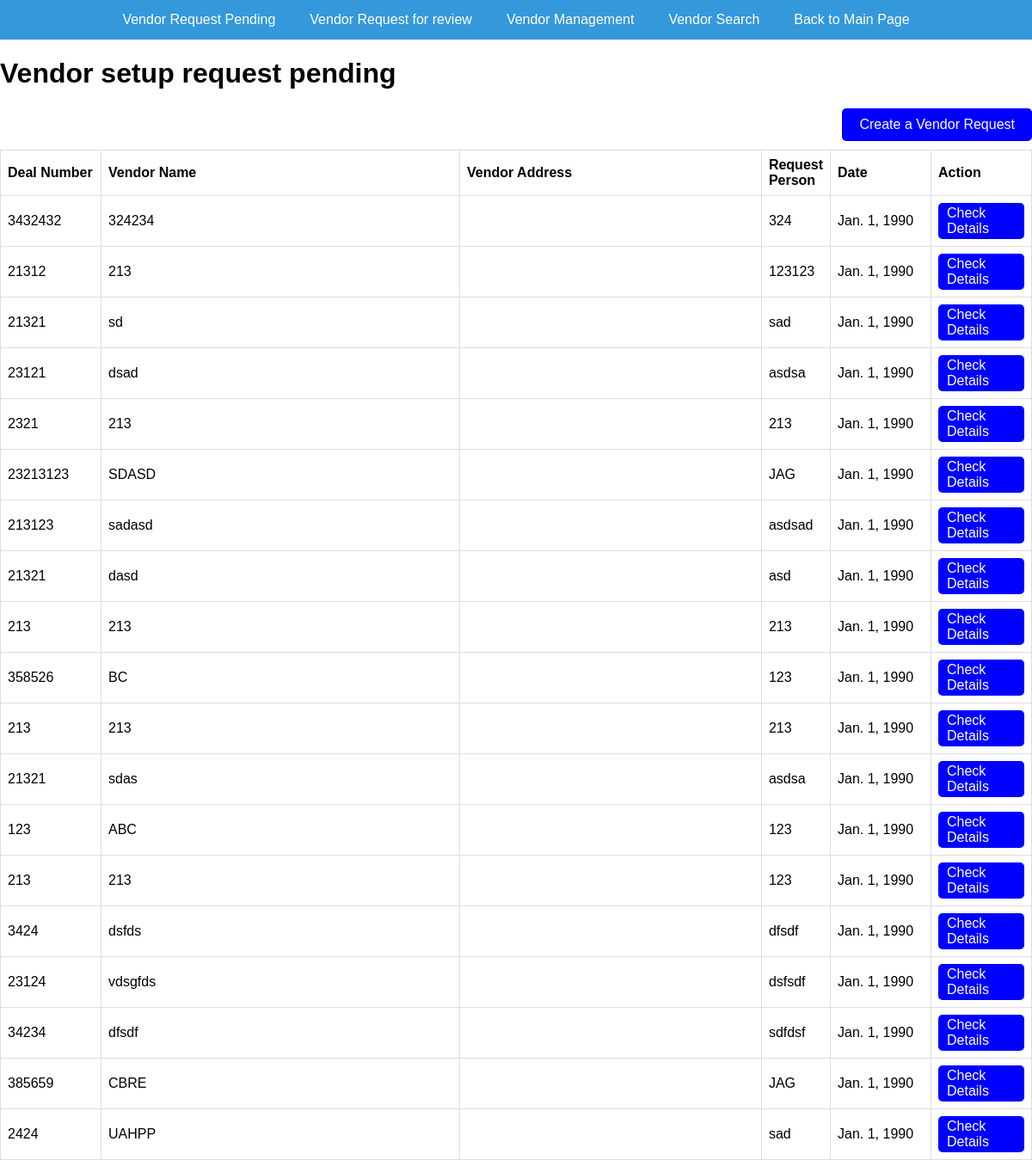
Screenshot of /vendor/pending with the database file from the repository.
### vendor/models.py (models this page shows, shortened)
class vendorRequest(models.Model):
    deal_number = models.PositiveIntegerField()
    vendor_name = models.CharField(max_length=256)
    vendor_code = models.CharField(max_length=256, blank=True)
    vendor_address = models.CharField(max_length=256, blank=True)
    date = models.DateField(default="1990-01-01")
    W9 = models.FileField(upload_to=upload_to_w9, blank=True)
    TIN_check = models.FileField(upload_to=upload_to_tin_check, blank=True)
    license_check = models.FileField(upload_to=upload_to_license_check, blank=True)
    ACH = models.FileField(upload_to=upload_to_ACH, blank=True)
    others = models.FileField(upload_to=upload_to_others, blank=True)
    expiration_date = models.DateField(default="1990-01-01",blank=True,null=True)
    State = models.CharField(max_length=256, blank=True)
    Country = models.CharField(max_length=256, blank=True)
    Note = models.CharField(max_length=256, blank=True)
    request_person = models.CharField(max_length=256)
    prepare_person = models.CharField(max_length=256, blank=True)
    approve_person = models.CharField(max_length=256, blank=True)
    status = models.CharField(max_length=256, blank=True)

### vendor/views.py (the view)
# urls.py: path("pending", views.pending, name="pending"),
def pending(request):
    vendor_requests = vendorRequest.objects.order_by("date")
    diction = {'vendor_requests': vendor_requests}
    return render(request, 'vendor/pendingList.html',context= diction)

### template/vendor/pendingList.html
{% extends "vendor/vendorBase.html" %}
{% block body_block %}
    <h1>Vendor setup request pending</h1>
    <div style="text-align: right; margin-bottom: 10px;">
        <a href="{% url 'vendor:createRequest' %}" class="button" style="background-color: blue; color: white; text-decoration: none; display: inline-block; padding: 10px 20px; border-radius: 5px;">Create a Vendor Request</a>
    </div>
    {% if vendor_requests %}
    <table class="excel-like-table" style="width: 100%; border-collapse: collapse;">
        <tr>
            <th style="text-align: left; border: 1px solid #ddd; padding: 8px;width: 100px;">Deal Number</th>
            <th style="text-align: left; border: 1px solid #ddd; padding: 8px;width: 400px;">Vendor Name</th>
            <th style="text-align: left; border: 1px solid #ddd; padding: 8px;">Vendor Address</th>
            <th style="text-align: left; border: 1px solid #ddd; padding: 8px;width: 40px;">Request Person</th>
            <th style="text-align: left; border: 1px solid #ddd; padding: 8px;width: 100px;">Date</th>
            <th style="text-align: left; border: 1px solid #ddd; padding: 8px;width: 100px;">Action</th>
        </tr>
        {% for request in vendor_requests %}
            {% if request.status == 'pending for setup' %}
            <tr>
                <td style="border: 1px solid #ddd; padding: 8px;width: 100px;">{{ request.deal_number }}</td>
                <td style="border: 1px solid #ddd; padding: 8px;width: 400px;">{{ request.vendor_name }}</td>
                <td style="border: 1px solid #ddd; padding: 8px;">{{ request.vendor_address }}</td>
                <td style="border: 1px solid #ddd; padding: 8px;width: 40px;">{{ request.request_person }}</td>
                <td style="border: 1px solid #ddd; padding: 8px;width: 100px;">{{ request.date }}</td>
                <td style="border: 1px solid #ddd; padding: 8px;width: 100px;">
                     <a href="{% url 'vendor:setRequest' request.deal_number request.vendor_name %}" class="button" style="background-color: blue; color: white; text-decoration: none; display: inline-block; padding: 3px 10px; border-radius: 5px;">Check Details</a>
                </td>
            </tr>
            {% endif %}
        {% endfor %}
    </table>
    {% endif %}
{% endblock %}

### template/vendor/vendorBase.html (style rules this page uses)
body { font-family: Arial, sans-serif; margin: 0; padding: 0; background-color: #fff; }

### rows the page displays
vendorRequest: deal_number "3432432", vendor_name "324234", request_person "324", date "Jan. 1, 1990"
vendorRequest: deal_number "21312", vendor_name "213", request_person "123123", date "Jan. 1, 1990"
vendorRequest: deal_number "21321", vendor_name "sd", request_person "sad", date "Jan. 1, 1990"
vendorRequest: deal_number "23121", vendor_name "dsad", request_person "asdsa", date "Jan. 1, 1990"
vendorRequest: deal_number "2321", vendor_name "213", request_person "213", date "Jan. 1, 1990"
vendorRequest: deal_number "23213123", vendor_name "SDASD", request_person "JAG", date "Jan. 1, 1990"
vendorRequest: deal_number "213123", vendor_name "sadasd", request_person "asdsad", date "Jan. 1, 1990"
vendorRequest: deal_number "21321", vendor_name "dasd", request_person "asd", date "Jan. 1, 1990"
vendorRequest: deal_number "213", vendor_name "213", request_person "213", date "Jan. 1, 1990"
vendorRequest: deal_number "358526", vendor_name "BC", request_person "123", date "Jan. 1, 1990"
vendorRequest: deal_number "213", vendor_name "213", request_person "213", date "Jan. 1, 1990"
vendorRequest: deal_number "21321", vendor_name "sdas", request_person "asdsa", date "Jan. 1, 1990"
vendorRequest: deal_number "123", vendor_name "ABC", request_person "123", date "Jan. 1, 1990"
vendorRequest: deal_number "213", vendor_name "213", request_person "123", date "Jan. 1, 1990"
vendorRequest: deal_number "3424", vendor_name "dsfds", request_person "dfsdf", date "Jan. 1, 1990"
vendorRequest: deal_number "23124", vendor_name "vdsgfds", request_person "dsfsdf", date "Jan. 1, 1990"
vendorRequest: deal_number "34234", vendor_name "dfsdf", request_person "sdfdsf", date "Jan. 1, 1990"
vendorRequest: deal_number "385659", vendor_name "CBRE", request_person "JAG", date "Jan. 1, 1990"
vendorRequest: deal_number "2424", vendor_name "UAHPP", request_person "sad", date "Jan. 1, 1990"
